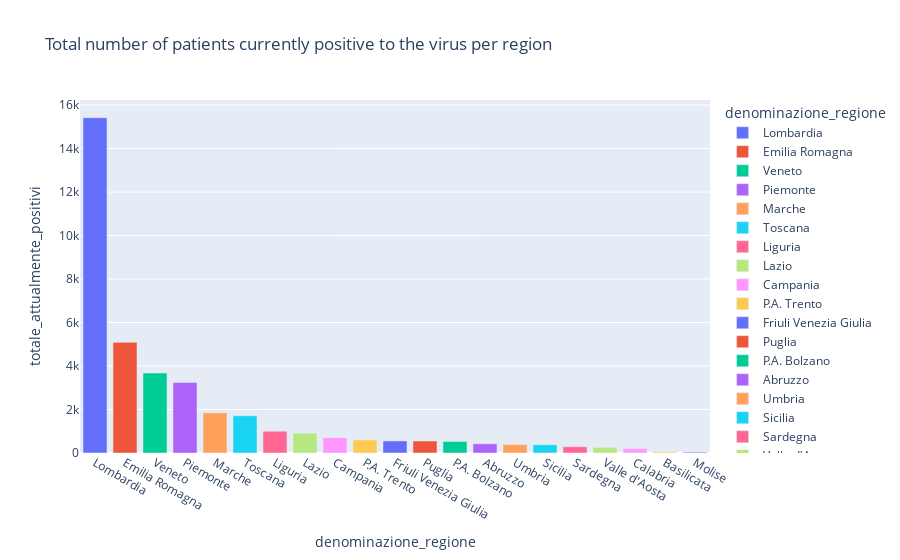

Source (notebook cell):
### Code cell
px.bar(latest.sort_values('totale_attualmente_positivi',ascending=False), x='denominazione_regione',y='totale_attualmente_positivi',color='denominazione_regione',title='Total number of patients currently positive to the virus per region')

### Figure 1 — Plotly figure (JSON) as saved in the notebook; plotly's stock layout.template omitted (floating-point values rounded to 4 significant figures)
{"data": [{"alignmentgroup": "True", "hoverlabel": {"namelength": 0}, "hovertemplate": "denominazione_regione=%{x}<br>totale_attualmente_positivi=%{y}", "legendgroup": "Lombardia", "marker": {"color": "#636efa"}, "name": "Lombardia", "offsetgroup": "Lombardia", "orientation": "v", "showlegend": true, "textposition": "auto", "type": "bar", "x": ["Lombardia"], "xaxis": "x", "y": [15420], "yaxis": "y"}, {"alignmentgroup": "True", "hoverlabel": {"namelength": 0}, "hovertemplate": "denominazione_regione=%{x}<br>totale_attualmente_positivi=%{y}", "legendgroup": "Emilia Romagna", "marker": {"color": "#EF553B"}, "name": "Emilia Romagna", "offsetgroup": "Emilia Romagna", "orientation": "v", "showlegend": true, "textposition": "auto", "type": "bar", "x": ["Emilia Romagna"], "xaxis": "x", "y": [5089], "yaxis": "y"}, {"alignmentgroup": "True", "hoverlabel": {"namelength": 0}, "hovertemplate": "denominazione_regione=%{x}<br>totale_attualmente_positivi=%{y}", "legendgroup": "Veneto", "marker": {"color": "#00cc96"}, "name": "Veneto", "offsetgroup": "Veneto", "orientation": "v", "showlegend": true, "textposition": "auto", "type": "bar", "x": ["Veneto"], "xaxis": "x", "y": [3677], "yaxis": "y"}, {"alignmentgroup": "True", "hoverlabel": {"namelength": 0}, "hovertemplate": "denominazione_regione=%{x}<br>totale_attualmente_positivi=%{y}", "legendgroup": "Piemonte", "marker": {"color": "#ab63fa"}, "name": "Piemonte", "offsetgroup": "Piemonte", "orientation": "v", "showlegend": true, "textposition": "auto", "type": "bar", "x": ["Piemonte"], "xaxis": "x", "y": [3244], "yaxis": "y"}, {"alignmentgroup": "True", "hoverlabel": {"namelength": 0}, "hovertemplate": "denominazione_regione=%{x}<br>totale_attualmente_positivi=%{y}", "legendgroup": "Marche", "marker": {"color": "#FFA15A"}, "name": "Marche", "offsetgroup": "Marche", "orientation": "v", "showlegend": true, "textposition": "auto", "type": "bar", "x": ["Marche"], "xaxis": "x", "y": [1844], "yaxis": "y"}, {"alignmentgroup": "True", "hoverlabel": {"namelength": 0}, "hovertemplate": "denominazione_regione=%{x}<br>totale_attualmente_positivi=%{y}", "legendgroup": "Toscana", "marker": {"color": "#19d3f3"}, "name": "Toscana", "offsetgroup": "Toscana", "orientation": "v", "showlegend": true, "textposition": "auto", "type": "bar", "x": ["Toscana"], "xaxis": "x", "y": [1713], "yaxis": "y"}, {"alignmentgroup": "True", "hoverlabel": {"namelength": 0}, "hovertemplate": "denominazione_regione=%{x}<br>totale_attualmente_positivi=%{y}", "legendgroup": "Liguria", "marker": {"color": "#FF6692"}, "name": "Liguria", "offsetgroup": "Liguria", "orientation": "v", "showlegend": true, "textposition": "auto", "type": "bar", "x": ["Liguria"], "xaxis": "x", "y": [1001], "yaxis": "y"}, {"alignmentgroup": "True", "hoverlabel": {"namelength": 0}, "hovertemplate": "denominazione_regione=%{x}<br>totale_attualmente_positivi=%{y}", "legendgroup": "Lazio", "marker": {"color": "#B6E880"}, "name": "Lazio", "offsetgroup": "Lazio", "orientation": "v", "showlegend": true, "textposition": "auto", "type": "bar", "x": ["Lazio"], "xaxis": "x", "y": [912], "yaxis": "y"}, {"alignmentgroup": "True", "hoverlabel": {"namelength": 0}, "hovertemplate": "denominazione_regione=%{x}<br>totale_attualmente_positivi=%{y}", "legendgroup": "Campania", "marker": {"color": "#FF97FF"}, "name": "Campania", "offsetgroup": "Campania", "orientation": "v", "showlegend": true, "textposition": "auto", "type": "bar", "x": ["Campania"], "xaxis": "x", "y": [702], "yaxis": "y"}, {"alignmentgroup": "True", "hoverlabel": {"namelength": 0}, "hovertemplate": "denominazione_regione=%{x}<br>totale_attualmente_positivi=%{y}", "legendgroup": "P.A. Trento", "marker": {"color": "#FECB52"}, "name": "P.A. Trento", "offsetgroup": "P.A. Trento", "orientation": "v", "showlegend": true, "textposition": "auto", "type": "bar", "x": ["P.A. Trento"], "xaxis": "x", "y": [600], "yaxis": "y"}, {"alignmentgroup": "True", "hoverlabel": {"namelength": 0}, "hovertemplate": "denominazione_regione=%{x}<br>totale_attualmente_positivi=%{y}", "legendgroup": "Friuli Venezia Giulia", "marker": {"color": "#636efa"}, "name": "Friuli Venezia Giulia", "offsetgroup": "Friuli Venezia Giulia", "orientation": "v", "showlegend": true, "textposition": "auto", "type": "bar", "x": ["Friuli Venezia Giulia"], "xaxis": "x", "y": [555], "yaxis": "y"}, {"alignmentgroup": "True", "hoverlabel": {"namelength": 0}, "hovertemplate": "denominazione_regione=%{x}<br>totale_attualmente_positivi=%{y}", "legendgroup": "Puglia", "marker": {"color": "#EF553B"}, "name": "Puglia", "offsetgroup": "Puglia", "orientation": "v", "showlegend": true, "textposition": "auto", "type": "bar", "x": ["Puglia"], "xaxis": "x", "y": [551], "yaxis": "y"}, {"alignmentgroup": "True", "hoverlabel": {"namelength": 0}, "hovertemplate": "denominazione_regione=%{x}<br>totale_attualmente_positivi=%{y}", "legendgroup": "P.A. Bolzano", "marker": {"color": "#00cc96"}, "name": "P.A. Bolzano", "offsetgroup": "P.A. Bolzano", "orientation": "v", "showlegend": true, "textposition": "auto", "type": "bar", "x": ["P.A. Bolzano"], "xaxis": "x", "y": [530], "yaxis": "y"}, {"alignmentgroup": "True", "hoverlabel": {"namelength": 0}, "hovertemplate": "denominazione_regione=%{x}<br>totale_attualmente_positivi=%{y}", "legendgroup": "Abruzzo", "marker": {"color": "#ab63fa"}, "name": "Abruzzo", "offsetgroup": "Abruzzo", "orientation": "v", "showlegend": true, "textposition": "auto", "type": "bar", "x": ["Abruzzo"], "xaxis": "x", "y": [422], "yaxis": "y"}, {"alignmentgroup": "True", "hoverlabel": {"namelength": 0}, "hovertemplate": "denominazione_regione=%{x}<br>totale_attualmente_positivi=%{y}", "legendgroup": "Umbria", "marker": {"color": "#FFA15A"}, "name": "Umbria", "offsetgroup": "Umbria", "orientation": "v", "showlegend": true, "textposition": "auto", "type": "bar", "x": ["Umbria"], "xaxis": "x", "y": [384], "yaxis": "y"}, {"alignmentgroup": "True", "hoverlabel": {"namelength": 0}, "hovertemplate": "denominazione_regione=%{x}<br>totale_attualmente_positivi=%{y}", "legendgroup": "Sicilia", "marker": {"color": "#19d3f3"}, "name": "Sicilia", "offsetgroup": "Sicilia", "orientation": "v", "showlegend": true, "textposition": "auto", "type": "bar", "x": ["Sicilia"], "xaxis": "x", "y": [379], "yaxis": "y"}, {"alignmentgroup": "True", "hoverlabel": {"namelength": 0}, "hovertemplate": "denominazione_regione=%{x}<br>totale_attualmente_positivi=%{y}", "legendgroup": "Sardegna", "marker": {"color": "#FF6692"}, "name": "Sardegna", "offsetgroup": "Sardegna", "orientation": "v", "showlegend": true, "textposition": "auto", "type": "bar", "x": ["Sardegna"], "xaxis": "x", "y": [288], "yaxis": "y"}, {"alignmentgroup": "True", "hoverlabel": {"namelength": 0}, "hovertemplate": "denominazione_regione=%{x}<br>totale_attualmente_positivi=%{y}", "legendgroup": "Valle d'Aosta", "marker": {"color": "#B6E880"}, "name": "Valle d'Aosta", "offsetgroup": "Valle d'Aosta", "orientation": "v", "showlegend": true, "textposition": "auto", "type": "bar", "x": ["Valle d'Aosta"], "xaxis": "x", "y": [257], "yaxis": "y"}, {"alignmentgroup": "True", "hoverlabel": {"namelength": 0}, "hovertemplate": "denominazione_regione=%{x}<br>totale_attualmente_positivi=%{y}", "legendgroup": "Calabria", "marker": {"color": "#FF97FF"}, "name": "Calabria", "offsetgroup": "Calabria", "orientation": "v", "showlegend": true, "textposition": "auto", "type": "bar", "x": ["Calabria"], "xaxis": "x", "y": [201], "yaxis": "y"}, {"alignmentgroup": "True", "hoverlabel": {"namelength": 0}, "hovertemplate": "denominazione_regione=%{x}<br>totale_attualmente_positivi=%{y}", "legendgroup": "Basilicata", "marker": {"color": "#FECB52"}, "name": "Basilicata", "offsetgroup": "Basilicata", "orientation": "v", "showlegend": true, "textposition": "auto", "type": "bar", "x": ["Basilicata"], "xaxis": "x", "y": [52], "yaxis": "y"}, {"alignmentgroup": "True", "hoverlabel": {"namelength": 0}, "hovertemplate": "denominazione_regione=%{x}<br>totale_attualmente_positivi=%{y}", "legendgroup": "Molise", "marker": {"color": "#636efa"}, "name": "Molise", "offsetgroup": "Molise", "orientation": "v", "showlegend": true, "textposition": "auto", "type": "bar", "x": ["Molise"], "xaxis": "x", "y": [39], "yaxis": "y"}], "layout": {"barmode": "relative", "legend": {"title": {"text": "denominazione_regione"}, "tracegroupgap": 0}, "title": {"text": "Total number of patients currently positive to the virus per region"}, "xaxis": {"anchor": "y", "categoryarray": ["Lombardia", "Emilia Romagna", "Veneto", "Piemonte", "Marche", "Toscana", "Liguria", "Lazio", "Campania", "P.A. Trento", "Friuli Venezia Giulia", "Puglia", "P.A. Bolzano", "Abruzzo", "Umbria", "Sicilia", "Sardegna", "Valle d'Aosta", "Calabria", "Basilicata", "Molise"], "categoryorder": "array", "domain": [0, 1], "title": {"text": "denominazione_regione"}}, "yaxis": {"anchor": "x", "domain": [0, 1], "title": {"text": "totale_attualmente_positivi"}}}}
